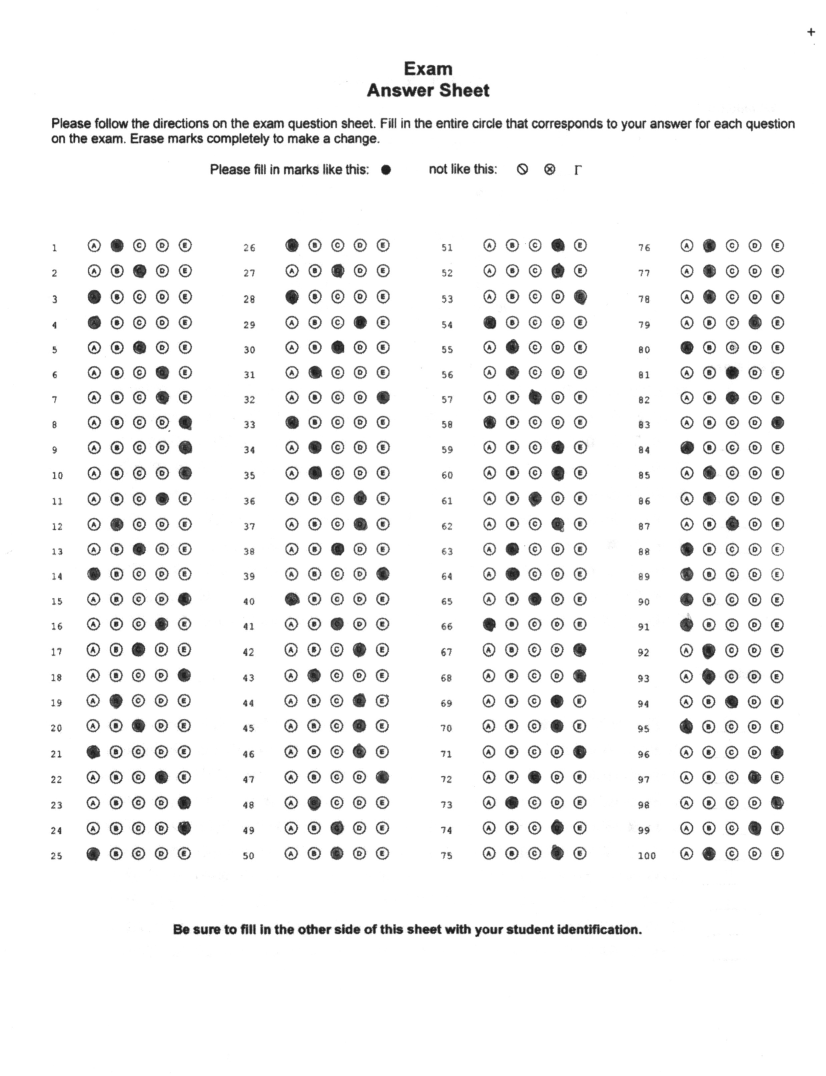
#> input picture app/flask/data_images/answer_key.png, 1652 x 2152 px (shown at 1/2 size)
$ python -i get_first_name_filled.py   (imports and definitions only)
#> lines starting #> are read from the running program, lines starting #| are printed output that depends on the picture; after the words box and inside, x2 and y2 are one past the last pixel; in counts of white or black regions, pixels touching at a corner belong together
import cv2
import os
import numpy as np

def get_first_name_filled(image_path):
    # Check if the file exists
#> called with image_path = 'data_images/answer_key.png'
    if not os.path.exists(image_path):
        raise FileNotFoundError(f"Error: File '{image_path}' not found.")

    # Load the image
    image = cv2.imread(image_path)
#> image is the input picture: shape (2152, 1652, 3); min 18, max 255, mean 243.1

    # Check if the image was loaded successfully
    if image is None:
        raise ValueError(f"Error: Unable to load image '{image_path}'.")

    # Get the image dimensions
    height, width, channels = image.shape
#> height = 2152; width = 1652; channels = 3

    # Crop the image to remove the top 1/5
    # cropped_image = image[int(height // 1.6):height, width // 6:(width - (width // 9))] Last name
    cropped_image = image[int(height // 3):int(height // 1.6), width // 7:(width - (width // 9))]
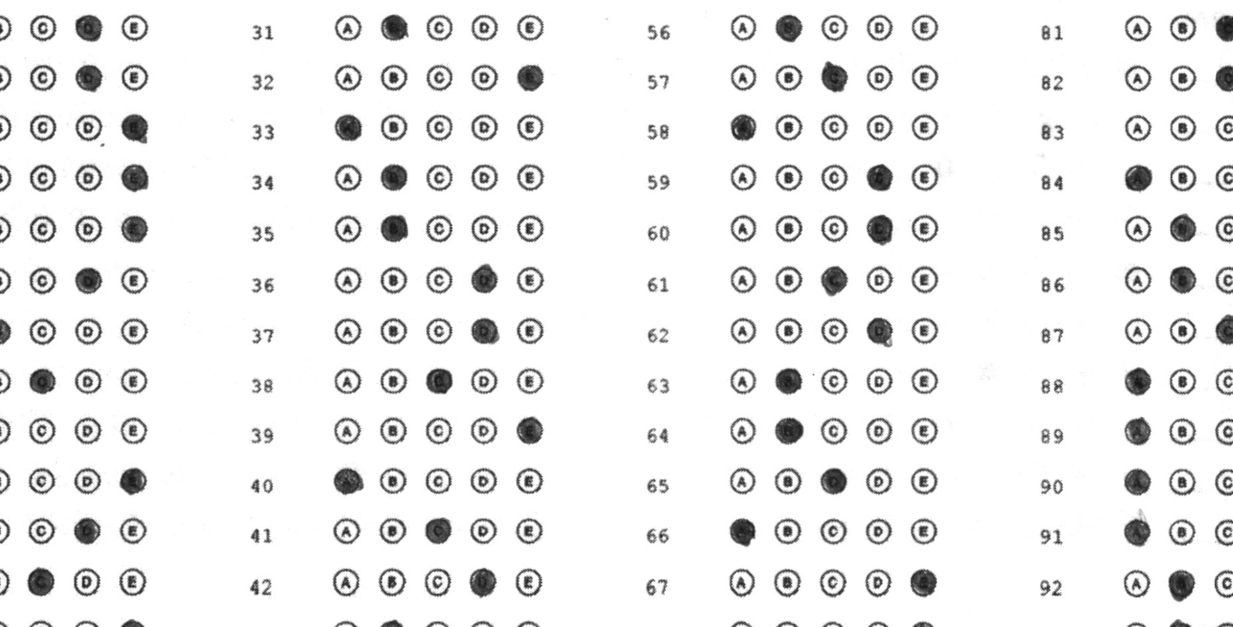
#> cropped_image: shape (627, 1233, 3); min 20, max 255, mean 237.2

    # Convert to grayscale
    gray = cv2.cvtColor(cropped_image, cv2.COLOR_BGR2GRAY)

    # Apply Median Blur to reduce noise
    median_blurred = cv2.medianBlur(gray, 5)
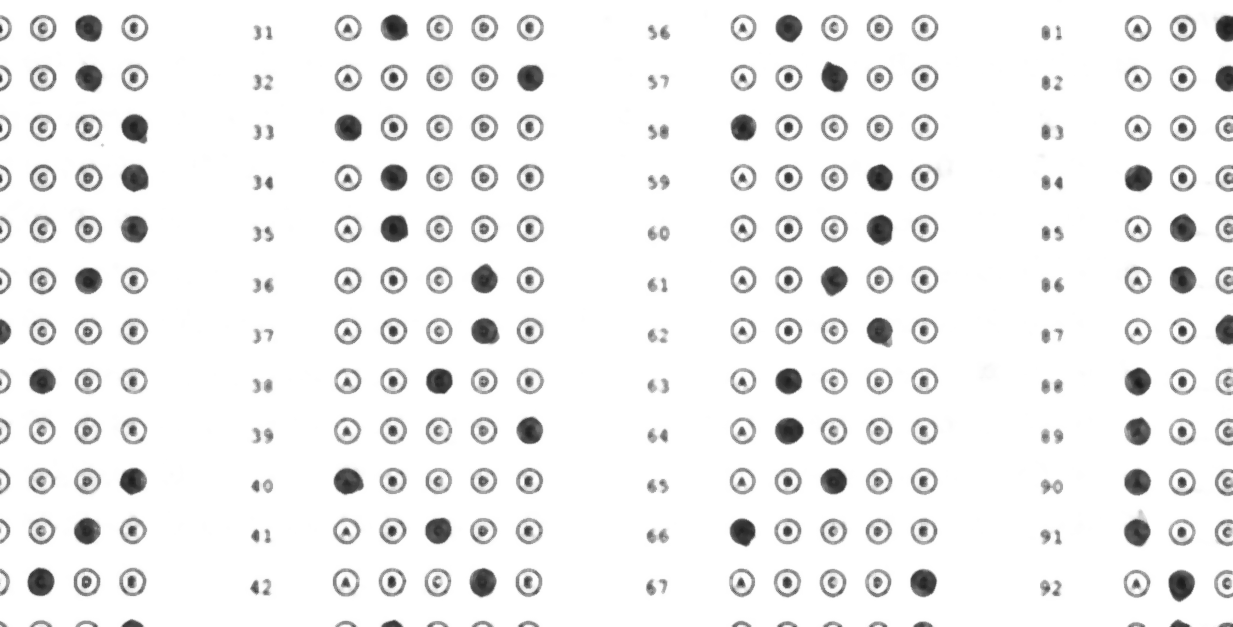
#> median_blurred: shape (627, 1233); min 25, max 255, mean 239.3

    # Apply Bilateral Filtering to reduce noise while preserving edges
    bilateral_filtered = cv2.bilateralFilter(median_blurred, 9, 75, 75)

    # Apply thresholding
    _, contourThresh = cv2.threshold(bilateral_filtered, 170, 255, cv2.THRESH_BINARY_INV)
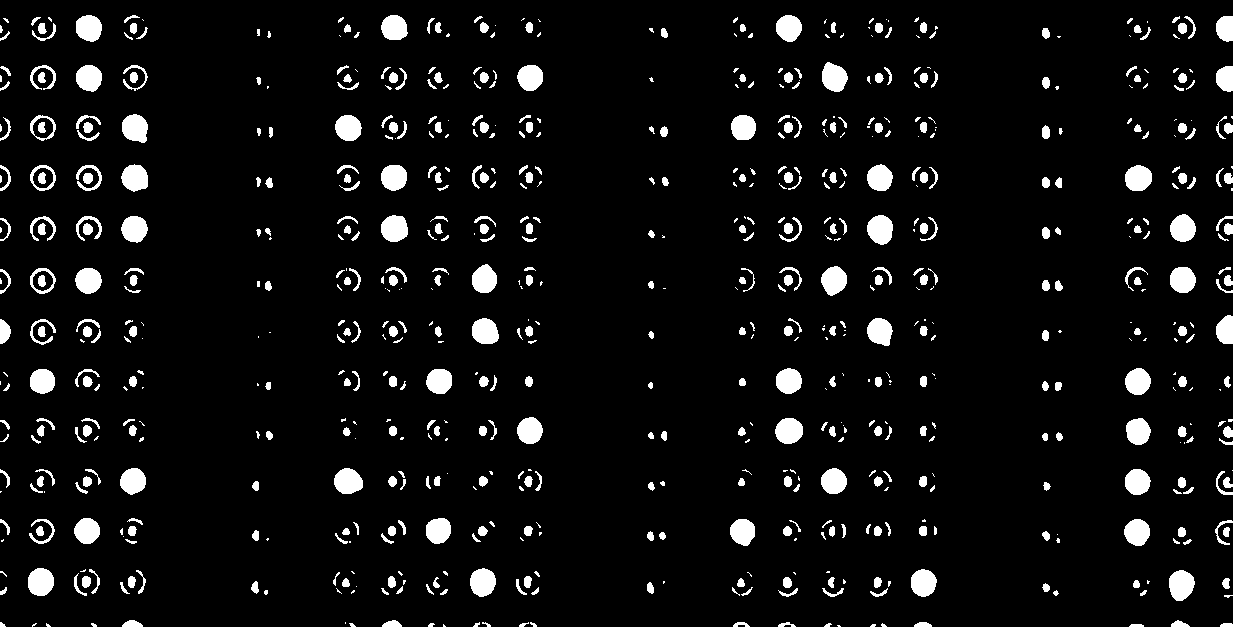
#> contourThresh: shape (627, 1233); 6.4% white; 727 white regions (268 under 20 px), largest, box (x1, y1, x2, y2) and area: (1169, 570, 1195, 601) 613, (867, 215, 893, 245) 602, (28, 568, 54, 596) 590

    # Apply Morphological operations to remove noise
    kernel = np.ones((3, 3), np.uint8)
    morphed = cv2.morphologyEx(contourThresh, cv2.MORPH_OPEN, kernel)
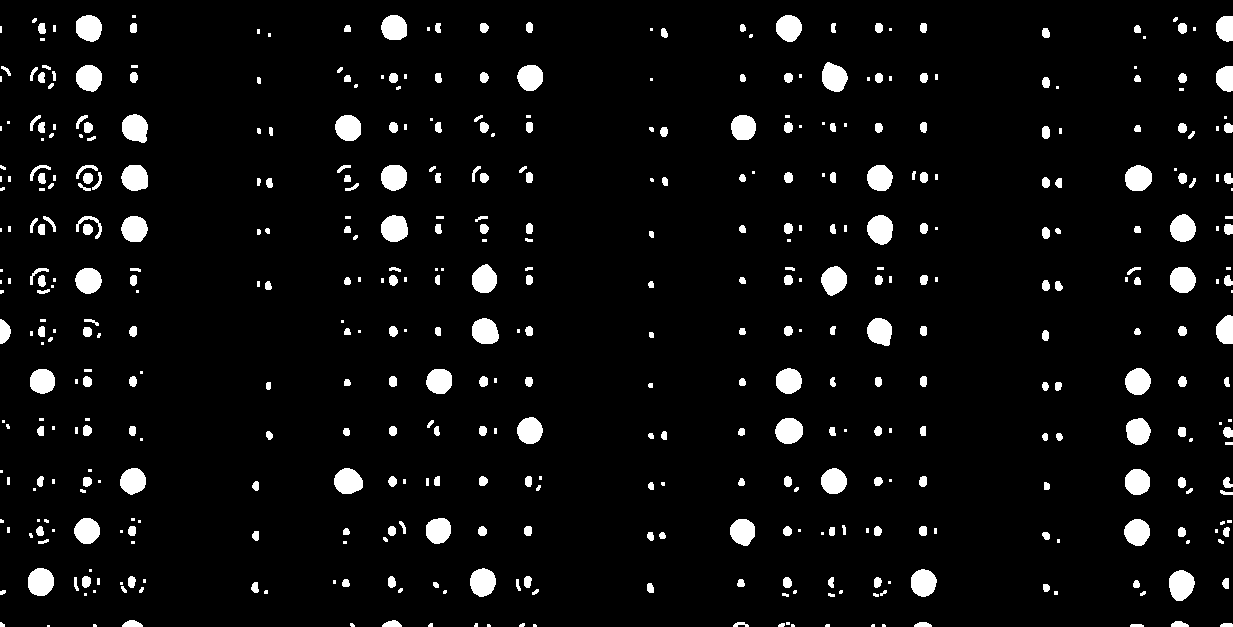
#> morphed: shape (627, 1233); 5.4% white; 482 white regions (167 under 20 px)

    # Find contours
    contours, _ = cv2.findContours(morphed, cv2.RETR_EXTERNAL, cv2.CHAIN_APPROX_SIMPLE)
#> contours = 482 contours, 215 with area under 20; largest, box (x1, y1, x2, y2) and area: (1169, 570, 1195, 601) 574, (867, 215, 893, 245) 563, (28, 568, 54, 596) 551, (122, 114, 148, 143) 546, (334, 468, 363, 494) 544

    # Filter contours
    bubbles = [cnt for cnt in contours if 300 < cv2.contourArea(cnt) < 700]
#> bubbles = 45 contours; largest, box (x1, y1, x2, y2) and area: (1169, 570, 1195, 601) 574, (867, 215, 893, 245) 563, (28, 568, 54, 596) 551, (122, 114, 148, 143) 546, (334, 468, 363, 494) 544

    # Extract bounding boxes for each detected bubble
    bounding_boxes = []
    for cnt in bubbles:
        x, y, w, h = cv2.boundingRect(cnt)
        bounding_boxes.append((x, y, w, h))
        cv2.rectangle(cropped_image, (x, y), (x + w, y + h), (0, 255, 0), 2)
#> this loop made 45 passes
#> (x, y, w, h) on passes 1 to 12: (1169, 570, 26, 31), (911, 569, 26, 28), (470, 568, 26, 29), (28, 568, 26, 28), (1124, 519, 26, 27), (730, 519, 25, 27), (426, 518, 25, 26), (74, 518, 26, 26), (1125, 469, 25, 26), (821, 468, 26, 26), (334, 468, 29, 26), (120, 468, 26, 27)
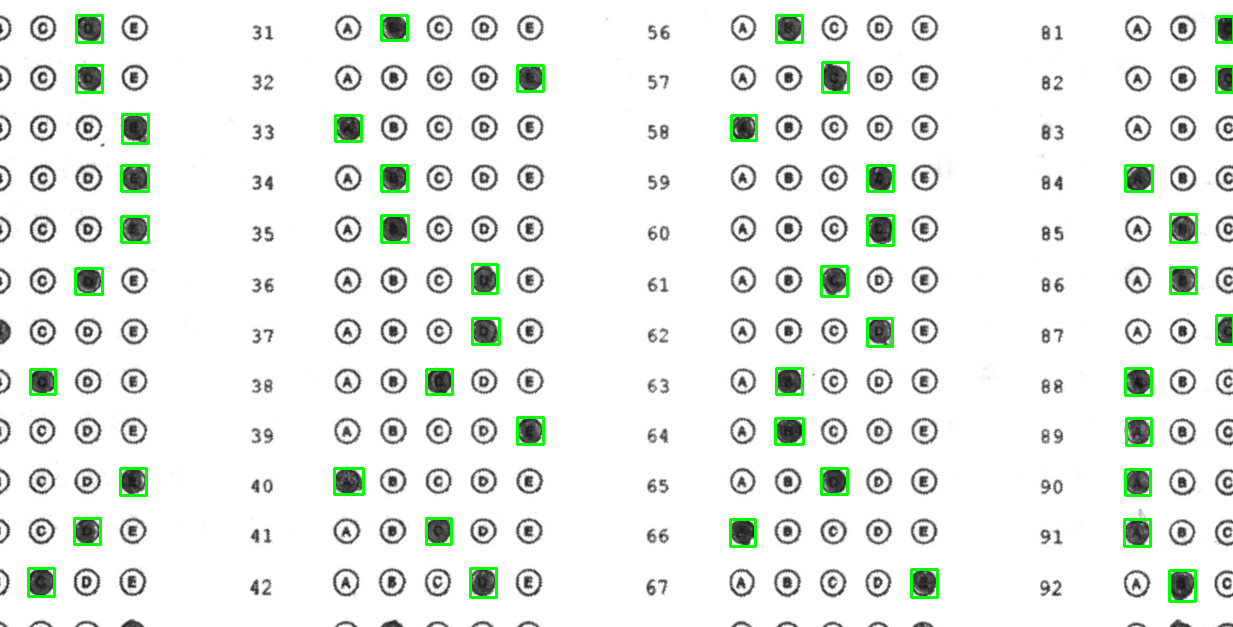
#> cropped_image: shape (627, 1233, 3); 1.79% of pixels changed, all inside (x1, y1, x2, y2) = (27, 14, 1233, 603)
#> after the loop, bounding_boxes = 45 items, first 6: (1169, 570, 26, 31), (911, 569, 26, 28), (470, 568, 26, 29), (28, 568, 26, 28), (1124, 519, 26, 27), (730, 519, 25, 27)

    return bounding_boxes

>>> result = get_first_name_filled('data_images/answer_key.png')
#> result has the same summary as bounding_boxes in get_first_name_filled

$ run again, on app/flask/data_images/page_1.png
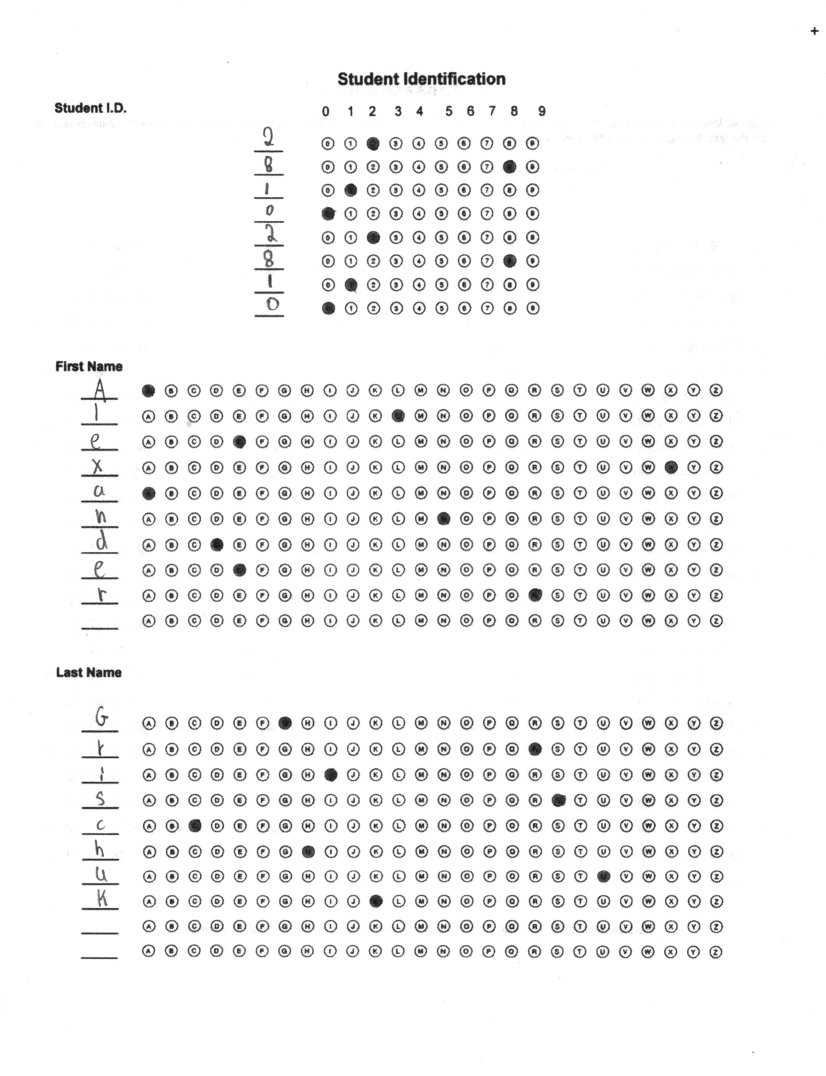
#> input picture app/flask/data_images/page_1.png, 1652 x 2152 px (shown at 1/2 size)
#> in get_first_name_filled, image is the input picture: shape (2152, 1652, 3); min 17, max 255, mean 244.2
#> in get_first_name_filled, `_, contourThresh = cv2.threshold(bilateral_filtered, 170, 255, cv2.THR..`:
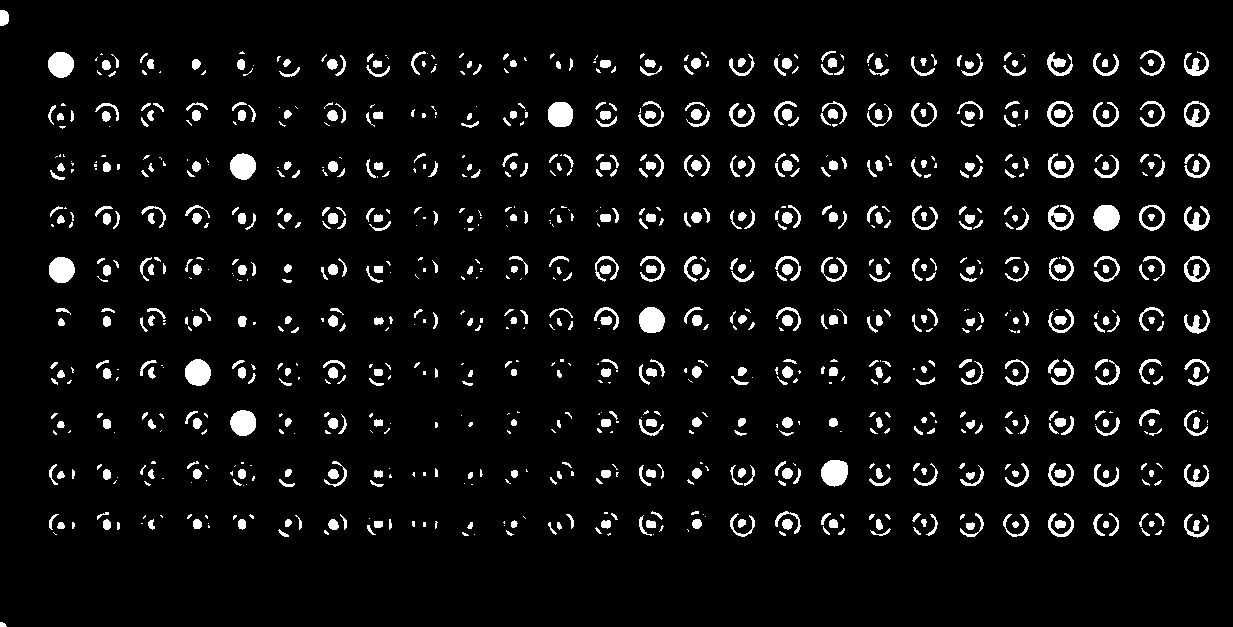
#> contourThresh: shape (627, 1233); 5.7% white; 962 white regions (362 under 20 px), largest, box (x1, y1, x2, y2) and area: (821, 460, 848, 487) 582, (185, 359, 211, 386) 549, (1093, 205, 1120, 231) 547
#> morphed: shape (627, 1233); 4.1% white; 695 white regions (231 under 20 px)
#> contours = 695 contours, 365 with area under 20; largest, box (x1, y1, x2, y2) and area: (821, 460, 848, 486) 542, (185, 359, 211, 386) 512, (1093, 205, 1120, 231) 510, (639, 307, 665, 333) 510, (49, 257, 75, 283) 504
#> bubbles = 9 contours; largest, box (x1, y1, x2, y2) and area: (821, 460, 848, 486) 542, (185, 359, 211, 386) 512, (1093, 205, 1120, 231) 510, (639, 307, 665, 333) 510, (49, 257, 75, 283) 504
#> the loop in get_first_name_filled, `for cnt in bubbles:` made 9 passes
#> (x, y, w, h) on passes 1 to 8: (821, 460, 27, 26), (230, 410, 26, 26), (185, 359, 26, 27), (639, 307, 26, 26), (49, 257, 26, 26), (1093, 205, 27, 26), (230, 154, 26, 26), (548, 102, 25, 25)
#> after the loop in get_first_name_filled, `for cnt in bubbles:`:
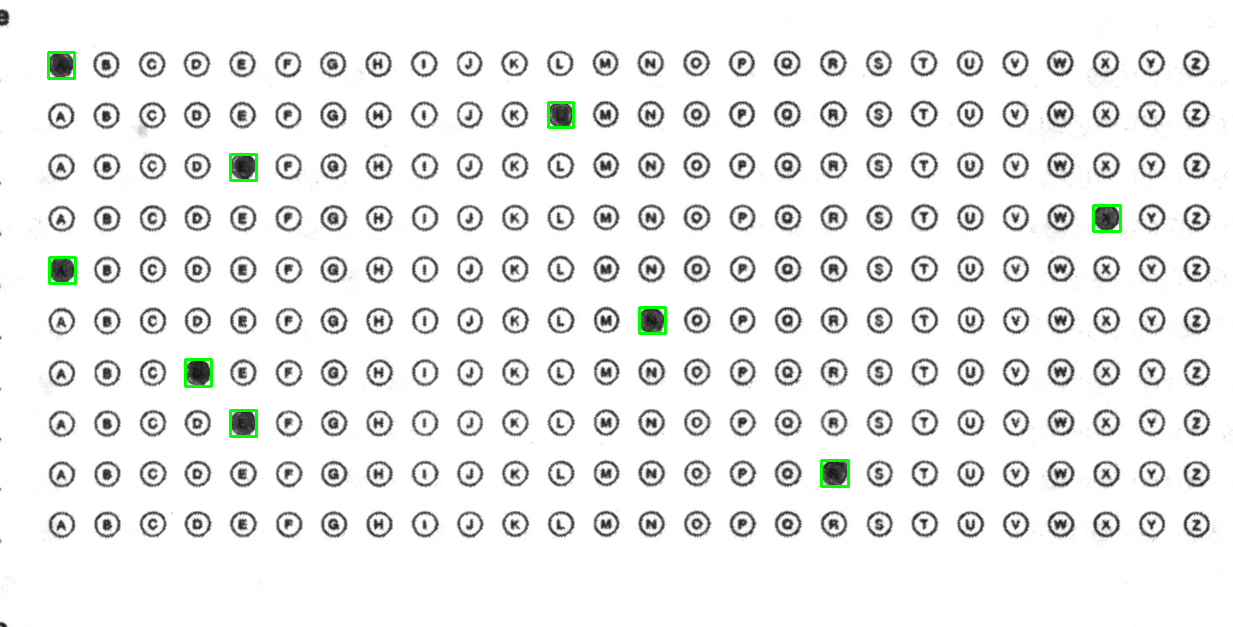
#> cropped_image: shape (627, 1233, 3); mean B, G, R 235.5, 236.4, 235.5
#> after the loop in get_first_name_filled, `for cnt in bubbles:`: bounding_boxes = [(821, 460, 27, 26), (230, 410, 26, 26), (185, 359, 26, 27), (639, 307, 26, 26), (49, 257, 26, 26), (1093, 205, 27, 26), (230, 154, 26, 26), (548, 102, 25, 25), (48, 52, 26, 26)]
#> result has the same summary as bounding_boxes in get_first_name_filled
